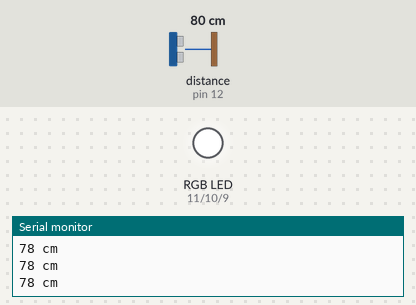
The sketch below on a simulated Arduino Uno, built with avr-gcc and run on an emulated ATmega328P. On the bench: an RGB LED mixed from three pins (HIGH = lit), the last lines printed to the serial monitor. Wiring (inferred from the names in the program): ultrasonic range finder: trigger pin 13; echo pin 12. The inputs (shaded band) are chosen by the test bench; at power-on: distance to the obstacle (sensor on pin 12) 80 cm. The echo pulse lasts 58.3 µs per cm; pins used as bus, display or sensor lines are not drawn.

Above: at 1.3 s.
1.4 s: distance to the obstacle (sensor on pin 12) set to 9 cm
At 1.9 s:
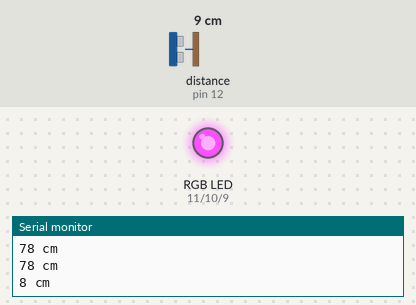
3.0 s: distance to the obstacle (sensor on pin 12) set to 18 cm
At 4.2 s:
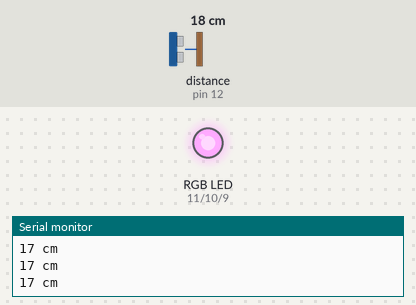
4.5 s: distance to the obstacle (sensor on pin 12) set to 35 cm
At 5.8 s:
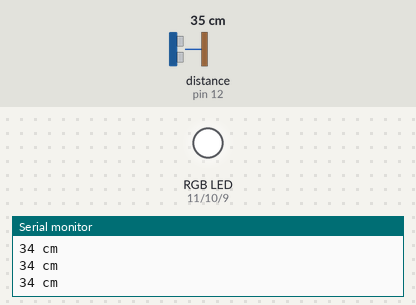
Timing chart, 0 to 7.5 s (numbered marks = the images above; inputs shaded):
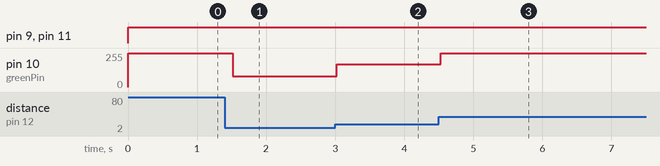

Measured:
- after the input at 1.4 s, pin 10 (greenPin): 255/255 → 80/255 after 0.12 s
- after the input at 3.0 s, pin 10 (greenPin): 80/255 → 170/255 at once
- after the input at 4.5 s, pin 10 (greenPin): 170/255 → 255/255 at once

The sketch:

Ultrasonic_Sensor_Spec2.ino
```cpp
#define trigPin 13
#define echoPin 12
//#define BUZZER 6

int redPin = 11;
int greenPin = 10;
int bluePin = 9;

void setup()
{
  Serial.begin (9600);

  pinMode(trigPin, OUTPUT);
  pinMode(echoPin, INPUT);

  //pinMode(BUZZER, OUTPUT);
}
void setColor(int red, int green, int blue){
      analogWrite(redPin, 255);
      //delay(distance * 10);
      analogWrite(greenPin, green*10);
      //delay(distance * 10);
      analogWrite(bluePin, 255);
      //delay(distance * 10);
      }

void loop()
{
    //LED color

  //Distance
  long duration, distance;
  digitalWrite(trigPin, LOW);
  delayMicroseconds(2);
  digitalWrite(trigPin, HIGH);
  delayMicroseconds(10);


  digitalWrite(trigPin, LOW);

  duration = pulseIn(echoPin, HIGH);

  distance = duration * 17 / 1000;
  setColor(255, distance, 255);
  Serial.print(distance);
  Serial.println(" cm");
  delay(500);
  /*
  if (distance >= 200 || distance <= 0)
  {
    Serial.println("Unable to measure distance");
  }
  else
  {
    Serial.print(distance);
    Serial.println(" cm");

    if(distance <= 30)
    {

     setColor(255, 0, 0);
      delay(distance * 10);
      setColor(255, 140, 0);
      delay(distance * 10);
      setColor(255, 255, 80);
      delay(distance * 10);
      setColor(127, 255, 0);
      delay(distance * 10);
      setColor(0, 0, 205);
      delay(distance * 10);
      setColor(111, 0, 0);
      delay(distance * 10);
      setColor(138, 43, 226);
      delay(distance * 10);
      }

    else
    {
      delay(500);
    }*/
  }
```
